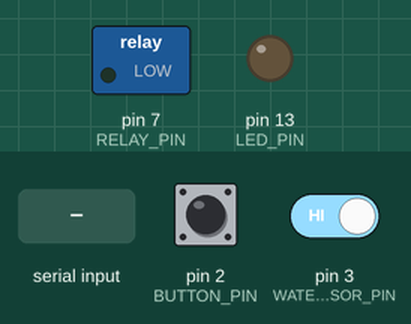
This sketch was run on a simulated Arduino Nano, built with avr-gcc and run on an emulated ATmega328P. Parts: switched loads named in the sketch (green lamp = pin HIGH), output pins drawn as LEDs (lit = HIGH). Dashed ring = blinking. The inputs (shaded band) are chosen by the test bench; at power-on: pin 2 (BUTTON_PIN) HIGH, pin 3 (WATER_SENSOR_PIN) HIGH. What the sketch prints to the serial monitor is not drawn.

Above: at 1.2 s.
1.3 s: "pump_on" received over Serial
At 3.1 s:
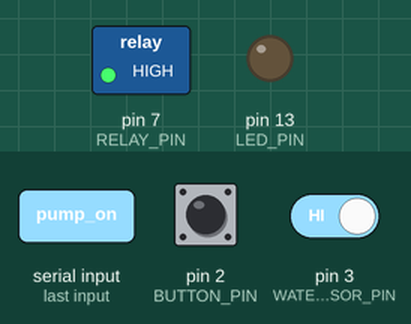
4.4 s: "pump_off" received over Serial
At 6.0 s:
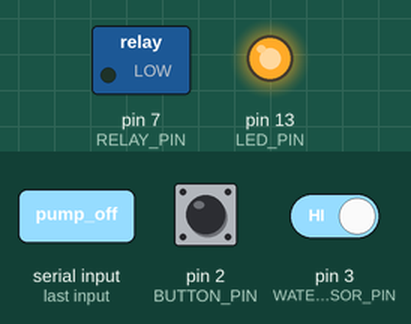
7.5 s: pin 2 (BUTTON_PIN) pulled LOW for 1 s
At 11.5 s:
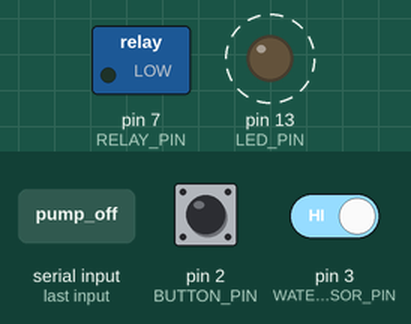
11.6 s: pin 3 (WATER_SENSOR_PIN) driven LOW
At 12.4 s:
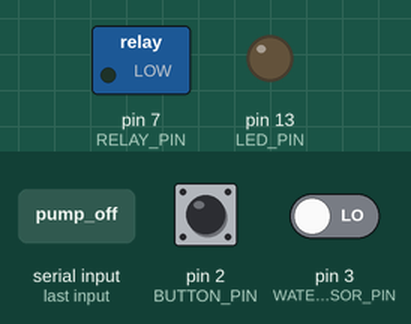
Timing chart, 0 to 14.6 s (numbered marks = the images above; inputs shaded):
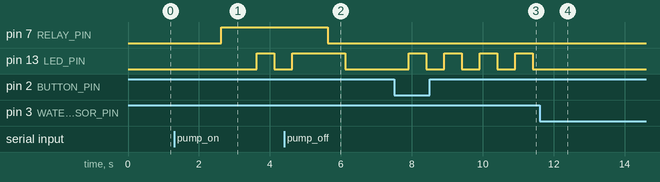

Measured:
- after the input at 1.3 s, pin 7 (RELAY_PIN): LOW → HIGH after 1.3 s; pin 13 (LED_PIN): LOW → HIGH after 2.3 s, → LOW 0.50 s later
- after the input at 4.4 s, pin 7 (RELAY_PIN): HIGH → LOW after 1.2 s
- after the input at 7.5 s, pin 13 (LED_PIN): alternates HIGH for 0.50 s and LOW for 0.50 s, starting after 0.41 s
- after the input at 11.6 s, pin 13 (LED_PIN): stops changing and stays LOW

The sketch:

sketch_autopoliv.ino
```cpp
/*
 * Система управления водой для Arduino Nano
 * Версия с поплавковым цифровым датчиком (замкнуто/разомкнуто)
 *
 * Компоненты:
 * - Кнопка включения насоса (пин 2)
 * - Реле насоса (пин 7)
 * - Поплавковый датчик уровня воды (пин 3, digital)
 * - Насос воды (управляется через реле)
 */

const int BUTTON_PIN = 2;         // Кнопка включения насоса
const int RELAY_PIN = 7;          // Реле управления насосом
const int WATER_SENSOR_PIN = 3;   // Поплавковый датчик (цифровой пин)
const int LED_PIN = 13;           // Встроенный светодиод

const unsigned long WEEK_INTERVAL = 7UL * 24UL * 60UL * 60UL * 1000UL; // Неделя
const unsigned long PUMP_TIMEOUT = 30000; // Максимум 30 секунд

// Состояния
bool pumpState = false;
bool buttonPressed = false;
bool lastButtonState = false;
unsigned long lastWeeklyCheck = 0;
unsigned long pumpStartTime = 0;
int waterLevel = 0; // 0 = нет воды, 1023 = вода есть (для совместимости)

void setup() {
  Serial.begin(9600);
  Serial.println("=== Система управления водой запущена ===");

  pinMode(BUTTON_PIN, INPUT_PULLUP);       // Кнопка
  pinMode(RELAY_PIN, OUTPUT);              // Реле насоса
  pinMode(WATER_SENSOR_PIN, INPUT_PULLUP); // Поплавковый датчик (размыкает на GND)
  pinMode(LED_PIN, OUTPUT);                // Светодиод

  digitalWrite(RELAY_PIN, LOW); // насос выключен
  digitalWrite(LED_PIN, LOW);   // светодиод выключен

  Serial.println("Система готова к работе!");
}

void loop() {
  readSensors();
  handleButtonPress();
  handleWaterLevel();
  handleWeeklyCheck();
  handlePumpTimeout();
  updateIndicators();
  printStatus();
  serialCommands(); // Обработка команд через Serial
  delay(500);
}

// === ОСНОВНЫЕ ФУНКЦИИ ===

void readSensors() {
  // LOW = контакт замкнут = вода есть
  bool waterDetected = digitalRead(WATER_SENSOR_PIN) == LOW;

  // Обновляем waterLevel для логики (совместимо с прошлой реализацией)
  waterLevel = waterDetected ? 1023 : 0;

  // Кнопка с подтяжкой (нажатие = LOW)
  bool currentButtonState = !digitalRead(BUTTON_PIN);
  if (currentButtonState && !lastButtonState) {
    buttonPressed = true;
  }
  lastButtonState = currentButtonState;
}

void handleButtonPress() {
  if (buttonPressed) {
    pumpState = !pumpState;
    if (pumpState) {
      startPump("Ручное включение");
    } else {
      stopPump("Ручное выключение");
    }
    buttonPressed = false;
  }
}

void handleWaterLevel() {
  if (waterLevel >= 1023 && pumpState) {
    stopPump("Бак полный");
  }

  if (waterLevel <= 0 && !pumpState) {
    Serial.println("⚠️  ВНИМАНИЕ: Низкий уровень воды!");
  }
}

void handleWeeklyCheck() {
  unsigned long currentTime = millis();
  if (currentTime - lastWeeklyCheck >= WEEK_INTERVAL) {
    Serial.println("🔄 Еженедельная автоматическая проверка...");
    if (waterLevel < 1023) {
      startPump("Еженедельная доливка");
    } else {
      Serial.println("✅ Уровень воды в норме");
    }
    lastWeeklyCheck = currentTime;
  }
}

void handlePumpTimeout() {
  if (pumpState && (millis() - pumpStartTime > PUMP_TIMEOUT)) {
    stopPump("ТАЙМАУТ - принудительное выключение");
    Serial.println("🚨 ВНИМАНИЕ: Насос выключен по таймауту!");
  }
}

void startPump(String reason) {
  if (!pumpState) {
    pumpState = true;
    digitalWrite(RELAY_PIN, HIGH);
    pumpStartTime = millis();
    Serial.println("🟢 Насос ВКЛЮЧЕН: " + reason);
  }
}

void stopPump(String reason) {
  if (pumpState) {
    pumpState = false;
    digitalWrite(RELAY_PIN, LOW);
    Serial.println("🔴 Насос ВЫКЛЮЧЕН: " + reason);
  }
}

void updateIndicators() {
  if (pumpState) {
    digitalWrite(LED_PIN, (millis() / 500) % 2); // Мигание
  } else {
    digitalWrite(LED_PIN, LOW);
  }
}

void printStatus() {
  static unsigned long lastPrint = 0;
  if (millis() - lastPrint > 5000) {
    Serial.println("--- СОСТОЯНИЕ СИСТЕМЫ ---");
    Serial.println("💧 Уровень воды: " + String(waterLevel == 1023 ? "ПОЛНЫЙ" : "НИЗКИЙ"));
    Serial.println("🔌 Насос: " + String(pumpState ? "ВКЛЮЧЕН" : "ВЫКЛЮЧЕН"));
    Serial.println("⏱️  До еженедельной проверки: " + String((WEEK_INTERVAL - (millis() - lastWeeklyCheck)) / 1000 / 60) + " минут");
    Serial.println("🕐 Время работы: " + String(millis() / 1000) + " секунд");
    Serial.println("------------------------");
    lastPrint = millis();
  }
}

void serialCommands() {
  if (Serial.available()) {
    String command = Serial.readString();
    command.trim();

    if (command == "status") {
      printStatus();
    } else if (command == "pump_on") {
      startPump("Команда Serial");
    } else if (command == "pump_off") {
      stopPump("Команда Serial");
    } else if (command == "help") {
      Serial.println("Доступные команды:");
      Serial.println("status - показать состояние");
      Serial.println("pump_on - включить насос");
      Serial.println("pump_off - выключить насос");
    } else {
      Serial.println("Неизвестная команда. Введите 'help' для списка.");
    }
  }
}
```
